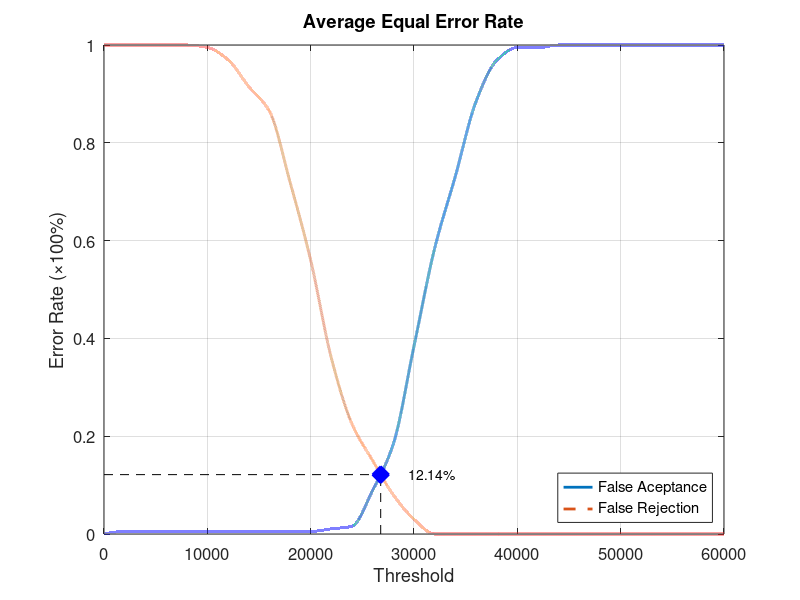
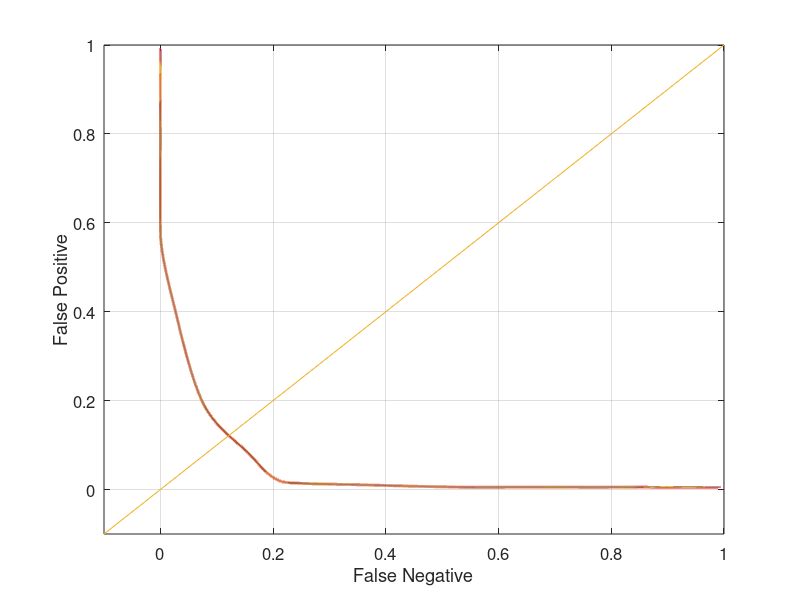

Write the MATLAB code that produced these figures, in order.
function yEER = Database3_1
close all;
clear;
clc;
x = 0:2000:60000;
xq = 0:0.5:60000;

y0 = [0 0.00526316 0.00526316 0.00526316 0.00526316 0.00526316 0.00526316 0.00526316 0.00526316 0.00526316 0.00526316 0.0105263 0.0157895 0.0894737 0.184211 0.384211 0.584211 0.731579 0.884211 0.968421 0.994737 0.994737 1 1 1 1 1 1 1 1 1];
yy0 = interp1(x, y0, xq, 'pchip');
y1 = [1 1 1 1 1 0.995 0.97 0.915 0.865 0.72 0.56 0.36 0.225 0.15 0.08 0.03 0 0 0 0 0 0 0 0 0 0 0 0 0 0 0];
yy1 = interp1(x, y1, xq, 'pchip');

% Calculating EER: 
y2 = abs(y0 - y1);
find(y2 == min(y2))
yy2 = abs(yy0 - yy1);
xEER = find(yy2 == min(yy2));
xEERIndex = xq(xEER) % X-axis EER
yEER = yy0(xEER) % Y-axis EER

main = figure
plot(xq, yy0,'-','LineWidth', 2);	hold on
plot(xq, yy1,'--','LineWidth', 2);	hold on
plot([xEERIndex xEERIndex], [0 yEER], 'k--');	hold on
plot([0 xEERIndex], [yEER yEER], 'k--');	hold on
plot(xEERIndex, yEER, 'bx', 'LineWidth', 10);	hold on
text(xEERIndex + 10 * xEERIndex / 100, yEER, [num2str(round((10000 * yEER)) / 100) '%'])
legend('False Aceptance', 'False Rejection', 'Location', 'SouthEast')
xlabel('Threshold')
ylabel('Error Rate (\times100%)')
title('Average Equal Error Rate')
set(gca, 'FontSize', 12)
axis([0 60000 0 1])
grid on

print(main, 'Database3_1Main', '-dpng');
FNRxFPR = figure('Color', [1 1 1]);
plot(yy1, yy0, '-', yy1, yy0, 'LineWidth', 2);
hold on
y = -0.1:0.1:1
plot(y, y); 
set(gca, 'FontSize', 12)
xlabel('False Negative')
ylabel('False Positive')
axis([-0.1 1 -0.1 1])
set(gca, 'FontSize', 12)
grid on

print(FNRxFPR, 'Database3_1FNRxFPR','-dpng');
end
